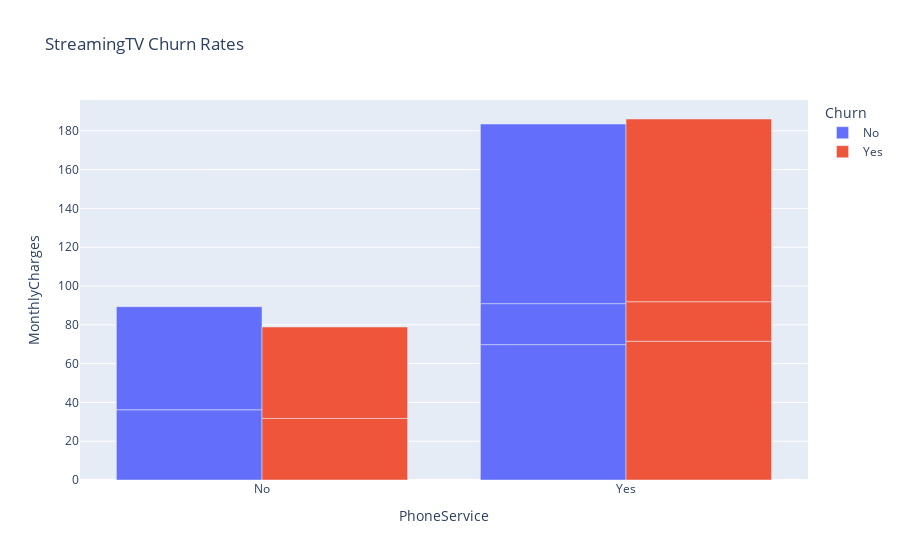

Here is the notebook cell this chart was saved with:
### Code cell
fig = px.bar(streamingTV, x="PhoneService", y="MonthlyCharges", color="Churn", hover_name = "StreamingTV",
             barmode="group", title="StreamingTV Churn Rates")

# show plot 
fig.show()

### Figure 1 — Plotly figure (JSON) as saved in the notebook; plotly's stock layout.template omitted (floating-point values rounded to 4 significant figures)
{"data": [{"alignmentgroup": "True", "hovertemplate": "<b>%{hovertext}</b><br><br>Churn=No<br>PhoneService=%{x}<br>MonthlyCharges=%{y}<extra></extra>", "hovertext": ["No", "Yes", "No", "No internet service", "Yes"], "legendgroup": "No", "marker": {"color": "#636efa", "pattern": {"shape": ""}}, "name": "No", "offsetgroup": "No", "orientation": "v", "showlegend": true, "textposition": "auto", "type": "bar", "x": ["No", "No", "Yes", "Yes", "Yes"], "xaxis": "x", "y": [36.2, 53.17, 69.78, 21.14, 92.58], "yaxis": "y"}, {"alignmentgroup": "True", "hovertemplate": "<b>%{hovertext}</b><br><br>Churn=Yes<br>PhoneService=%{x}<br>MonthlyCharges=%{y}<extra></extra>", "hovertext": ["No", "Yes", "No", "No internet service", "Yes"], "legendgroup": "Yes", "marker": {"color": "#EF553B", "pattern": {"shape": ""}}, "name": "Yes", "offsetgroup": "Yes", "orientation": "v", "showlegend": true, "textposition": "auto", "type": "bar", "x": ["No", "No", "Yes", "Yes", "Yes"], "xaxis": "x", "y": [31.73, 47.14, 71.53, 20.37, 94.2], "yaxis": "y"}], "layout": {"barmode": "group", "legend": {"title": {"text": "Churn"}, "tracegroupgap": 0}, "title": {"text": "StreamingTV Churn Rates"}, "xaxis": {"anchor": "y", "domain": [0, 1], "title": {"text": "PhoneService"}}, "yaxis": {"anchor": "x", "domain": [0, 1], "title": {"text": "MonthlyCharges"}}}}
